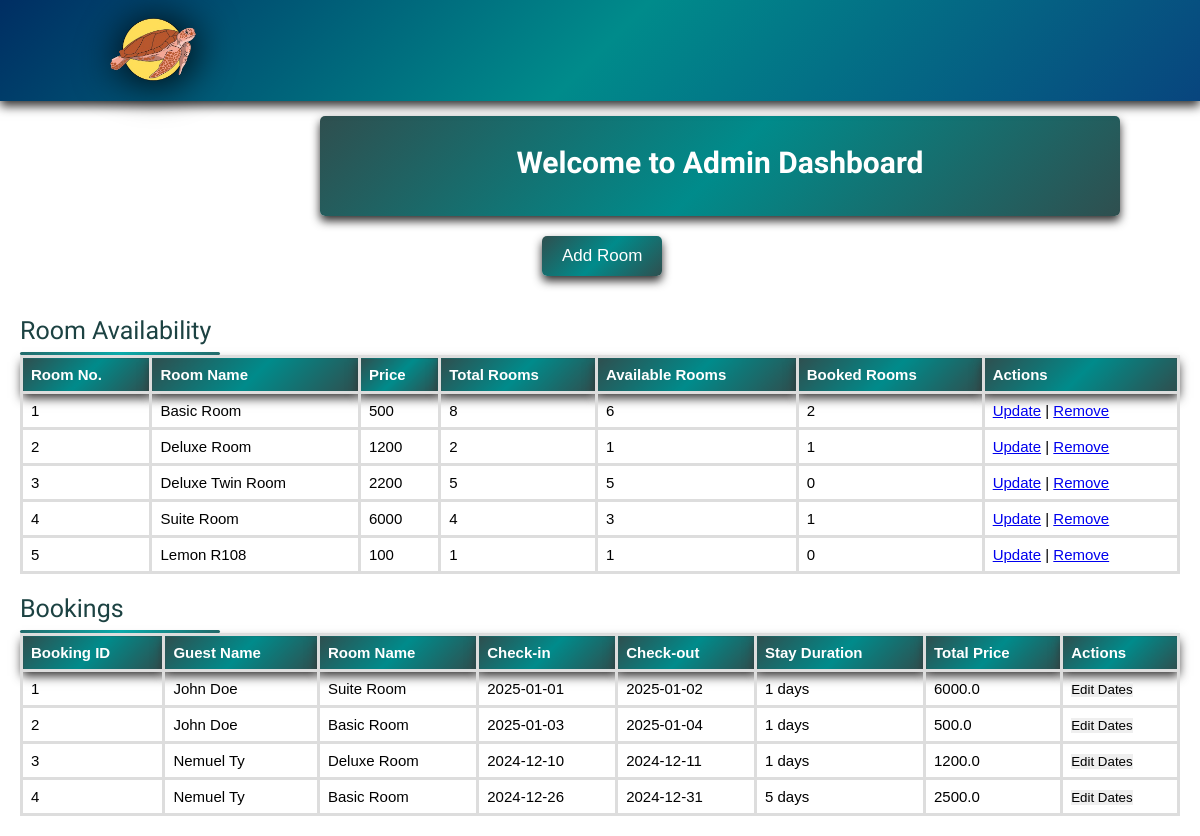
Before: /admin_dashboard with the older database file.
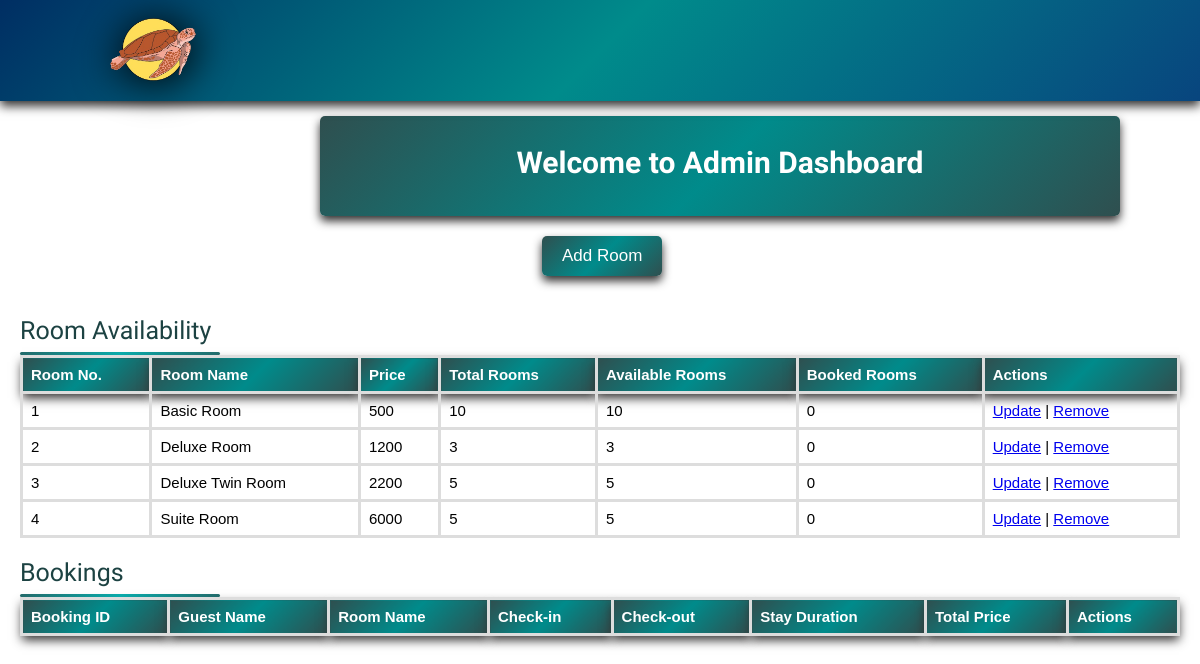
After: the same page with the newer database file.
### tables this page shows
CREATE TABLE "ROOMS" (
	"room_id"	INTEGER NOT NULL UNIQUE ,
	"Room_name"	TEXT,
	"Room_Cost"	INTEGER,
	"Room_Availability"	TEXT,
	PRIMARY KEY("room_id")
);

CREATE TABLE BOOKING (
    booking_id INTEGER PRIMARY KEY AUTOINCREMENT,
    guest_id INT,
    check_in DATE,
    check_out DATE,
    adult_guest INT,
    child_guest INT,
    room_name VARCHAR(50), stay_duration INTEGER, total_price REAL,
    FOREIGN KEY (guest_id) REFERENCES GUEST(guest_id)
);

CREATE TABLE "GUEST" (
	"guest_id"	INTEGER NOT NULL UNIQUE,
	"firstname"	TEXT NOT NULL,
	"lastname"	TEXT NOT NULL,
	"gender"	TEXT,
	"cel_num"	INTEGER NOT NULL,
	"address"	TEXT,
	"email"	TEXT NOT NULL UNIQUE,
	"password"	TEXT NOT NULL,
	PRIMARY KEY("guest_id" AUTOINCREMENT)
);

### app.py (the view, shortened to what this page needs)
@app.route("/admin_dashboard", methods=["GET", "POST"])
def admin_dashboard():
    con = sqlite3.connect(currentdirectory + '\\data.db')
    c = con.cursor()
    booking_query = """
        SELECT
            BOOKING.booking_id,
            GUEST.guest_id,
            ROOMS.room_name,
            GUEST.firstname,
            GUEST.lastname,
            BOOKING.check_in,
            BOOKING.check_out,
            ROOMS.room_cost,
            BOOKING.stay_duration,
            BOOKING.total_price
        FROM BOOKING
        JOIN GUEST ON BOOKING.guest_id = GUEST.guest_id
        JOIN ROOMS ON BOOKING.room_name = ROOMS.room_name
    """
    c.execute(booking_query)
    bookings = c.fetchall()
    rooms_query = """
        SELECT
            room_id,
            room_name,
            room_cost,
            room_availability,
            (SELECT COUNT(*) FROM BOOKING WHERE BOOKING.room_name = ROOMS.room_name) as booked_rooms
        FROM ROOMS
    """
    c.execute(rooms_query)
    rooms_to_display = c.fetchall()
    con.close()
    return render_template("admin_dashboard.html",
                           bookings=bookings,
                           rooms_to_display=rooms_to_display)

### templates/admin_dashboard.html (shortened to what this page needs)
<!DOCTYPE html>
<html lang="en">
<head>
     <link rel="stylesheet" href="/static/style.css">
    <link href="{{ url_for('static', filename='css/style.css') }}" rel="stylesheet">
</head>
<header>
        <a href="#" class="logo">
            <img src="static/images/yyy.png" alt="stingray">
          </a>
    </header>
<body>
<div class="dash">
    <div class="dash-con">
    <h1> Welcome to Admin Dashboard</h1>
    </div>
    <div class="action-buttons">
        <button class="ton " onclick="window.location.href='{{ url_for('add_room') }}'">Add Room</button>
    </div>
    <h2>Room Availability</h2>
    <table>
        <thead>
            <tr>
                <th>Room No.</th>
                <th>Room Name</th>
                <th>Price</th>
                <th>Total Rooms</th>
                <th>Available Rooms</th>
                <th>Booked Rooms</th>
                <th>Actions</th>
            </tr>
        </thead>
        <tbody>
            {% for room_display in rooms_to_display %}
                <tr>
                    <td>{{ room_display[0] }}</td>
                    <td>{{ room_display[1] }}</td>
                    <td>{{ room_display[2] }}</td>
                    <td>{{ room_display[3] }}</td>
                    <td>{{ room_display[3]|int - room_display[4]|int }}</td>
                    <td>{{ room_display[4] }}</td>
                    <div class="bots">
                    <td>
                        <a href="{{ url_for('update_room', room_name=room_display[1]) }}">Update</a> |
                        <a href="{{ url_for('remove_room', room_name=room_display[1]) }}" onclick="return confirm('Are you sure you want to remove this room?')">Remove</a>
                    </td>
                </div>
                </tr>
            {% endfor %}
        </tbody>
    </table>
<div class="book">
    <h2>Bookings</h2>
</div>
    <table>
        <thead>
            <tr>
                <th>Booking ID</th>
                <th>Guest Name</th>
                <th>Room Name</th>
                <th>Check-in</th>
                <th>Check-out</th>
                <th>Stay Duration</th>
                <th>Total Price</th>
                <th>Actions</th>
            </tr>
        </thead>
        <tbody>
            {% for booking in bookings %}
                <tr>
                    <td>{{ booking[0] }}</td>
                    <td>{{ booking[3] }} {{ booking[4] }}</td>
                    <td>{{ booking[2] }}</td>
                    <td>{{ booking[5] }}</td>
                    <td>{{ booking[6] }}</td>
                    <td>{{ booking[8] }} days</td>
                    <td>{{ booking[9] }}</td>
                    <td>
                        <button onclick="openEditModal('{{ booking[0] }}', '{{ booking[5] }}', '{{ booking[6] }}')">Edit Dates</button>
                    </td>
                </tr>
            {% endfor %}
        </tbody>
    </table>
</div>
</body>
</html>

### static/style.css (style rules this page uses)
* { margin: 0; padding:0; box-sizing: border-box; font-family: Verdana, Geneva, Tahoma, sans-serif; outline: none; border: none; text-transform: normal; transition:.2s linear; }
html { font-size: 62.5%; scroll-behavior: smooth; scroll-padding-top: 6rem; overflow-x:hidden; background-color: rgb(255, 255, 255); }
header { position: fixed; top:0; left:0; right:0; background:darkcyan; padding: 2rem 9%; display: flex; align-items: center; justify-content: space-between; z-index: 1000; box-shadow: 0 .5rem 1rem rgb(48, 47, 47); }
header { position: fixed; top:0; left:0; right:0; background:linear-gradient(135deg, #002e63, #008b8b, #08457e); padding: 1.5rem 9%; display: flex; align-items: center; justify-content: space-between; z-index: 1000; box-shadow: 0 .5rem 1rem rgb(48, 47, 47); }
.dash { padding-top: 8%; font-size: 15px; position: center; background-color: #ffffff; margin: 20px; }
h1 { text-align: center; margin-bottom: 20px; }
.ton { display: inline-block ; margin-top: 1rem; border-radius: 5rem; background:linear-gradient(135deg, #002e63, #008b8b, #08457e); color: #fff; padding:.9rem 3.5rem; cursor: pointer; font-size: 1.7rem; border-width: 3px; border-radius: 5px; margin: 20px; text-align: center; margin-left: 45%; }
.dash h2 { font-size: 25px; font-weight: 500; position: relative; padding-bottom: 1rem; font-family: "Fjalla One"; color: #1c4242; }
.dash h2::before { content: ""; position: absolute; left: 0; bottom: 0; height: 3px; width: 210px; border-radius: 5px; background: linear-gradient(135deg, #71b7e6, #9b59b6); }
.book h2::before { content: ""; position: absolute; left: 0; bottom: 0; height: 3px; width: 130px; border-radius: 5px; background:linear-gradient(135deg, #2F4F4F, #008b8b, #2F4F4F); }
.dash h2::before { content: ""; position: absolute; left: 0; bottom: 0; height: 3px; width: 200px; border-radius: 5px; background:linear-gradient(135deg, #236969, #09aaaa, #236969); }
.dash-con h1 { font-family: "Fjalla One"; color: white; }
.dash-con { background:linear-gradient(135deg, #2F4F4F, #008b8b, #2F4F4F); text-align: center; height: 100px; width: 800px; padding-top: 2.5%; text-align: center; margin-left: 30rem; border-radius: 5px; box-shadow: 0 .5rem 1rem rgb(48, 47, 47); }
table { width: 100%; border-collapse: collapse; margin-bottom: 20px; }
th, td { border: 3px solid #ddd; padding: 8px; text-align: left; }
th { background:linear-gradient(135deg, #2F4F4F, #008b8b, #2F4F4F); color: white; box-shadow: 0 .5rem 1rem rgb(48, 47, 47); }
.action-buttons { text-align: right; display: flex; gap: 10px; margin-bottom: 20px; color: #008b8b; }
.action-buttons button { padding: 10px 20px; background:linear-gradient(135deg, #2F4F4F, #008b8b, #2F4F4F); color: white; border: none; cursor: pointer; box-shadow: 0 .5rem 1rem rgb(48, 47, 47); }
header .logo img { width: 90px; filter: drop-shadow(2px 2px 20px black); }

Changed rows visible on the page:
removed ROOMS: room_id "5", Room_name "Lemon R108", Room_Cost "100", Room_Availability "1", room_display[3]|int-room_display[4]|int "1", room_display "0"
removed BOOKING: booking_id "1", firstname "John", lastname "Doe", Room_name "Suite Room", check_in "2025-01-01", check_out "2025-01-02", stay_duration "1", total_price "6000.0"
removed BOOKING: booking_id "2", firstname "John", lastname "Doe", Room_name "Basic Room", check_in "2025-01-03", check_out "2025-01-04", stay_duration "1", total_price "500.0"
removed BOOKING: booking_id "3", firstname "Nemuel", lastname "Ty", Room_name "Deluxe Room", check_in "2024-12-10", check_out "2024-12-11", stay_duration "1", total_price "1200.0"
removed BOOKING: booking_id "4", firstname "Nemuel", lastname "Ty", Room_name "Basic Room", check_in "2024-12-26", check_out "2024-12-31", stay_duration "5", total_price "2500.0"
changed ROOMS "Basic Room": Room_Availability "8" → "10"; room_display[3]|int-room_display[4]|int "6" → "10"; room_display "2" → "0"
changed ROOMS "Deluxe Room": Room_Availability "2" → "3"; room_display[3]|int-room_display[4]|int "1" → "3"; room_display "1" → "0"
changed ROOMS "Suite Room": Room_Availability "4" → "5"; room_display[3]|int-room_display[4]|int "3" → "5"; room_display "1" → "0"
